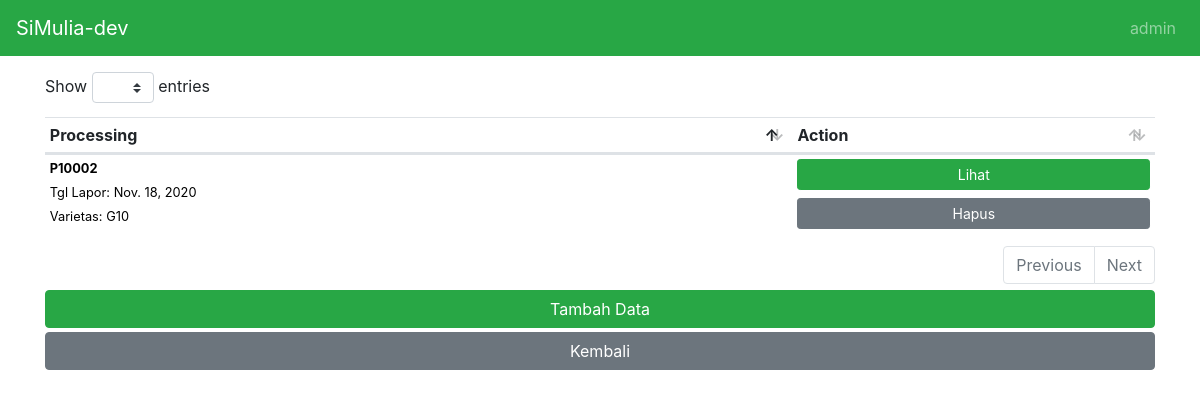
The app's page /processing_list (signed in) with its own data.
### simuliaapp/models.py (models this page shows, shortened)
class Processing(models.Model):
    processingid = models.CharField(db_column='processingid', max_length=50, blank=False, verbose_name='Processing ID')
    variety = models.ForeignKey(Variety, on_delete=models.CASCADE, verbose_name='Varietas')
    in_date = models.DateField(db_column='in_date', max_length=100, blank= True, null=True, verbose_name='Tanggal Masuk')
    weight = models.FloatField(db_column='weight', blank=False,  verbose_name='Berat Tongkol (kg)')
    source = models.CharField(db_column='source', max_length=100, blank=False, verbose_name='Asal Benih')
    cp_name = models.TextField(db_column='cp_name',max_length=100, blank=False, verbose_name='Penanggung Jawab')
    out_date = models.DateField(db_column='out_date', max_length=100, blank= True, null=True, verbose_name='Tanggal Keluar')
    result = models.CharField(db_column='result',max_length=100, blank=False, verbose_name='Hasil Benih')
    evidence = models.ImageField(upload_to='uploaded/evidence', verbose_name='Upload Image')
    created_date = models.DateField( blank=True, default=datetime.now, verbose_name='Tanggal Laporan')
    class Meta:
        db_table = 'processing'
        verbose_name = 'Processing Benih'
        verbose_name_plural = 'Processing Benih'

class Variety(models.Model):
    name = models.CharField(db_column='name', max_length=50, blank=False, verbose_name='Nama Varietas')
    description = models.TextField(db_column='description', max_length=200, blank=False, verbose_name='Deskripsi')
    class Meta:
        db_table = 'variety'
        verbose_name = 'Varietas'
        verbose_name_plural = 'Varietas'
    def __str__(self):
        return self.name

### simuliaapp/views.py (the view)
# urls.py: path('processing_list', views.processingList, name='processing_list'),
@login_required
def processingList(request):
    processings = Processing.objects.all()
    return render(request,'pages/processing_list.html',{'processings':processings})

### simuliaapp/templates/pages/processing_list.html (shortened to what this page needs)
{% extends 'layout/app.html' %}
{% load static %}
{% block body %}
<div id="content-wrapper">
    <div class="container">
        <table class="table datatable display table-sm" id="processing-list">
            <thead >
                <tr>
                    <th>Processing</th>
                    <th>Action</th>
                </tr>
            </thead>
            <tbody>
                {%for processing in processings%}
                <tr>
                    <td>
                        <div class="link">
                            <p class="media-body mb-0 lh-125 border-gray">
                                <small>
                                    <strong class="d-block text-gray-dark">{{processing.processingid}}</strong>
                                    Tgl Lapor: {{processing.created_date}}
                                    </br> Varietas: {{processing.variety}}
                                </small>
                            </p>
                        </div>
                    </td>
                    <td>
                        <a type="button" class="btn btn-success mb-1 btn-block btn-sm"
                            href="/processing_detail/{{ processing.id }}">Lihat</a>
                        <button type="button" class="btn btn-secondary mb-1 btn-block btn-sm" data-toggle="modal"
                            data-target="#exampleModal" data-id="{{ processing.id }}"
                            data-processingid="{{ processing.processingid }}">
                            Hapus
                        </button>
                    </td>
                </tr>
                {%endfor%}
            </tbody>
        </table>
        <a type="button" class="btn btn-success btn-block mt-1" href="{%url 'processing_create' %}">Tambah Data</a>
        <a type="button" class="btn btn-secondary btn-block mt-1" href="{%url 'home' %}">Kembali</a>
    </div>
</div>
{% endblock %}

### simuliaapp/templates/elements/header.html (shortened to what this page needs)
<nav class="navbar navbar-expand navbar-dark bg-success static-top">
    <a class="navbar-brand mr-1" href="{% url 'home'%}">SiMulia-dev</a>
    <ul class="navbar-nav ml-auto mr-0">
        <li class="nav-item dropdown no-arrow">
            <a class="nav-link dropdown-toggle" href="#" id="userDropdown" role="button" data-toggle="dropdown"
                aria-haspopup="true" aria-expanded="false">
                <i class="fas fa-user-circle fa-fw"></i>
                {% firstof request.user.get_short_name request.user.get_username %}
            </a>
        </li>
    </ul>
</nav>

### simuliaapp/templates/pages/processing_list.html (style rules this page uses)
.link { color: black; text-decoration: none; background-color: none; }

### records on screen
Processing: processingid "P10002", created_date "Nov. 18, 2020", variety "G10"
